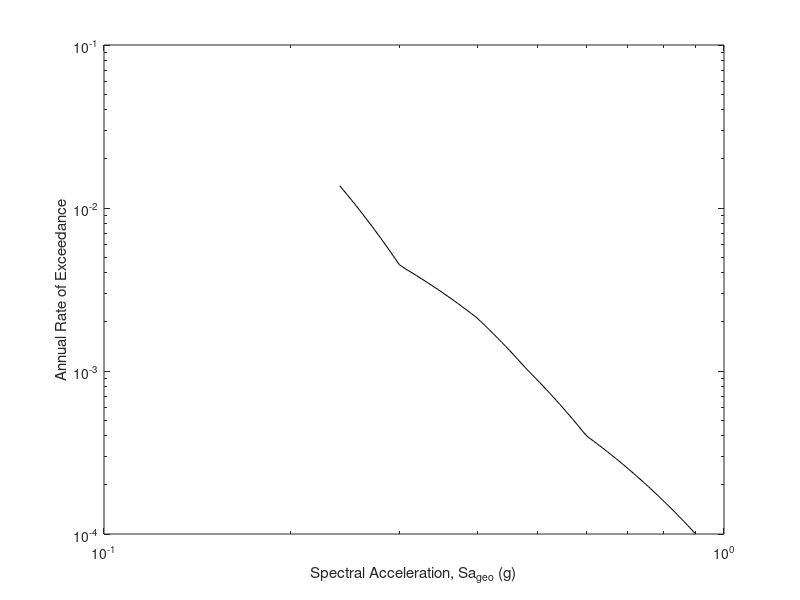

Write MATLAB code to recreate this figure. (Note: this script raises an error after producing the figure.)

%==========================================================================================
% Fragility estimation, hazard analysis, Risk calculation, and R_avl calculation from IDA
% Suman Banerjee, IIT Roorkee, 2024
% s_banerjee@eq.iitr.ac.in
% Geometric mean of intensities; Risk integral truncated for lower and upper bounds
%==========================================================================================

clear; clc;

%%%%%%%%%% INPUTS %%%%%%%%%%

MCE = 0.6;
median_Op = 0.32; std_Op = 0.35;
median_CP = 1.28; std_CP = 0.36;

% Integral lower bound -
low_int_IO = 0.24;
low_int_CP = 0.24;

% Integral upper bound -
high_int_IO = 0.90;
high_int_CP = 0.90;

hazard = [0.24 0.0137; 0.3 0.00444; 0.4 0.00211; 0.48 0.00103; 0.6 0.00040; 0.75 0.0002; 0.9 0.0001];

%%%%%%%%%% END OF INPUTS %%%%%%%%%%

phi_MCE_Op = 1/std_Op*log(MCE/median_Op);
phi_MCE_CP = 1/std_CP*log(MCE/median_CP);

P_MCE_Op = normcdf(phi_MCE_Op)*100;     % P[Op|MCE] for Operational level
P_MCE_CP = normcdf(phi_MCE_CP)*100;     % P[CP|MCE] for Collapse level
fprintf ("Probability of Exceeding Operational given MCE is %6.3f %%\n",P_MCE_Op);
fprintf ("Probability of Exceeding Collapse given MCE is %6.3f %%\n",P_MCE_CP);

% Discretization -
disStep = 100;
dis_IO = (high_int_IO-low_int_IO)/disStep;
dis_CP = (high_int_CP-low_int_CP)/disStep;

% Hazard Curve -
spec_acc_fr_IO_Risk = low_int_IO:dis_IO:high_int_IO;                                    % Hazard lower and upper limits
spec_acc_fr_CP_Risk = low_int_CP:dis_CP:high_int_CP;

for i = 1:size(spec_acc_fr_CP_Risk,2)
    % hazrad_mod(i) = interp1(hazard(:,1),hazard(:,2),spec_acc_fr_CP_Risk(i));
    hazrad_mod(i) = exp(interp1(hazard(:,1),log(hazard(:,2)),spec_acc_fr_CP_Risk(i)));
end


figure
loglog(spec_acc_fr_CP_Risk,hazrad_mod,'k','LineWidth',0.75)
xlabel('Spectral Acceleration, Sa_g_e_o (g)')
ylabel('Annual Rate of Exceedance')
res = 1200;
box on
ax = gca;
ax.LineWidth = 1.2;
set(gca, 'FontName', 'Times New Roman')
x0=500;
y0=300;
width=220;
height=180;
set(gcf,'units','points','position',[x0,y0,width,height]);
print('Hazard Curve.png','-dpng',['-r' num2str(res)]);

% Fragility function -
fragility_Op = makedist('Lognormal','mu',median_Op,'sigma',std_Op);
fragility_CP = makedist('Lognormal','mu',median_CP,'sigma',std_CP);

% Fragility Curve -
frag_high = norminv(0.9999,median_CP, std_CP);                                         % Upper limit for fragility plot
spec_acc_fr = 0:dis_CP:frag_high;
fragility_Op_plot = normcdf((log(spec_acc_fr/median_Op))/std_Op);
fragility_CP_plot = normcdf((log(spec_acc_fr/median_CP))/std_CP);
figure
plot(spec_acc_fr,fragility_Op_plot, '-r', 'linewidth', 1)
hold on
plot(spec_acc_fr,fragility_CP_plot, '-b', 'linewidth', 1)
hold on
grid on
%title('Fragility Curve')
xlabel('Spectral Acceleration, Sa(T1) (g)')
ylabel('Probability of Exceedance')
xlim([0 frag_high])
yticks(0:0.25:1);
%legend('Fragility Curve');
med_IO = round(median_Op,2);
med_CP = round(median_CP,2);
std_IO = round(std_Op,2);
std_CP = round(std_CP,2);
dim = [0.55, 0.2, 0.3, 0.15];
str = {['\mu_I_O = ',num2str(med_IO),', ','\beta_I_O = ',num2str(std_IO)],['\mu_C_P = ',num2str(med_CP),', ','\beta_C_P = ',num2str(std_CP)]};
annotation('textbox',dim,'String',str,'FitBoxToText','on','FontSize', 6, 'FontName', 'Times New Roman', 'BackgroundColor', 'w');
res = 1200;
box on
ax = gca;
ax.LineWidth = 1.2;
set(gca, 'FontName', 'Times New Roman')
x0=500;
y0=300;
width=220;
height=180;
set(gcf,'units','points','position',[x0,y0,width,height]);

% Modification in fragility for area = 1
fragility_IO_mod = truncate(fragility_Op,low_int_IO,high_int_IO);
fragility_CP_mod = truncate(fragility_CP,low_int_CP,high_int_CP);


plot(spec_acc_fr,cdf(fragility_IO_mod,spec_acc_fr),':r','LineWidth',1.5)
plot(spec_acc_fr,cdf(fragility_CP_mod,spec_acc_fr),':b','LineWidth',1.5)
print('Fragility Curve.png','-dpng',['-r' num2str(res)]);

% Fragility for Risk integration -
ii = 0;
for i = low_int_IO:dis_IO:high_int_IO
    ii = ii + 1;
    fragility_Risk_IO(ii) = cdf(fragility_IO_mod,i);
end
ii = 0;
for i = low_int_CP:dis_CP:high_int_CP
    ii = ii + 1;
    fragility_Risk_CP(ii) = cdf(fragility_CP_mod,i);
end

% Risk -
m_IO = size(spec_acc_fr_IO_Risk,2);
for i = 2:m_IO-1
    del_s = spec_acc_fr_IO_Risk(i) - spec_acc_fr_IO_Risk(i-1);
    del_F = fragility_Risk_IO(i) - fragility_Risk_IO(i-1);
    mi = log(hazrad_mod(i)/hazrad_mod(i-1))/del_s;
    ai = hazrad_mod(i)*(1-exp(mi * del_s));
    bi = hazrad_mod(i)/del_s*(exp(mi*del_s)*(del_s-1/mi)+1/mi);
    lambda_IO(i) = fragility_Risk_IO(i)*ai - del_F*bi;
end

sum3_IO = 0;
size3 = size(lambda_IO,2);
for i = 1:size3
    sum3_IO = sum3_IO + lambda_IO(i);
end
mean_ann_R_IO = sum3_IO;
ann_prob_IO = 1-exp(-1*mean_ann_R_IO);
Mean_ann_R_IO = mean_ann_R_IO*100;
Ann_prob_IO = ann_prob_IO*100;
fprintf ("Mean Annual Rate of Exceeding IO is %6.3f %%\n",Mean_ann_R_IO);

m_CP = size(spec_acc_fr_CP_Risk,2);
for i = 2:m_CP-1
    del_s = spec_acc_fr_CP_Risk(i) - spec_acc_fr_CP_Risk(i-1);
    del_F = fragility_Risk_CP(i) - fragility_Risk_CP(i-1);
    mi = log(hazrad_mod(i)/hazrad_mod(i-1))/del_s;
    ai = hazrad_mod(i)*(1-exp(mi * del_s));
    bi = hazrad_mod(i)/del_s*(exp(mi*del_s)*(del_s-1/mi)+1/mi);
    lambda_CP(i) = fragility_Risk_CP(i)*ai - del_F*bi;
end

sum3_CP = 0;
size3 = size(lambda_CP,2);
for i = 1:size3
    sum3_CP = sum3_CP + lambda_CP(i);
end
mean_ann_R_CP = sum3_CP;
ann_prob_CP = 1-exp(-1*mean_ann_R_CP);
Mean_ann_R_CP = mean_ann_R_CP*100;
Ann_prob_CP = ann_prob_CP*100;
fprintf ("Mean Annual Rate of Exceeding CP is %6.3f %%\n",Mean_ann_R_CP);

% Save results to text file -
fid = fopen('Fragility & Risk Results.txt', 'w');
fprintf(fid,"Median for IO = %5.3f g ; Std. Dev. for IO = %5.3f; \nMedian for CP = %5.3f g ; " + ...
    "Std. Dev. for CP = %5.3f; \n\nP[IO|MCE] = %5.2f %%\nP[CP|MCE] = %5.2f %%\n\nMean Annual Rate of Exceeding IO   = %6.3f %%" + ...
    "\nMean Annual Rate of Exceeding CP   = %6.3f %%", median_Op, std_Op, median_CP, std_CP, P_MCE_Op, P_MCE_CP, Mean_ann_R_IO, Mean_ann_R_CP);
fclose(fid);